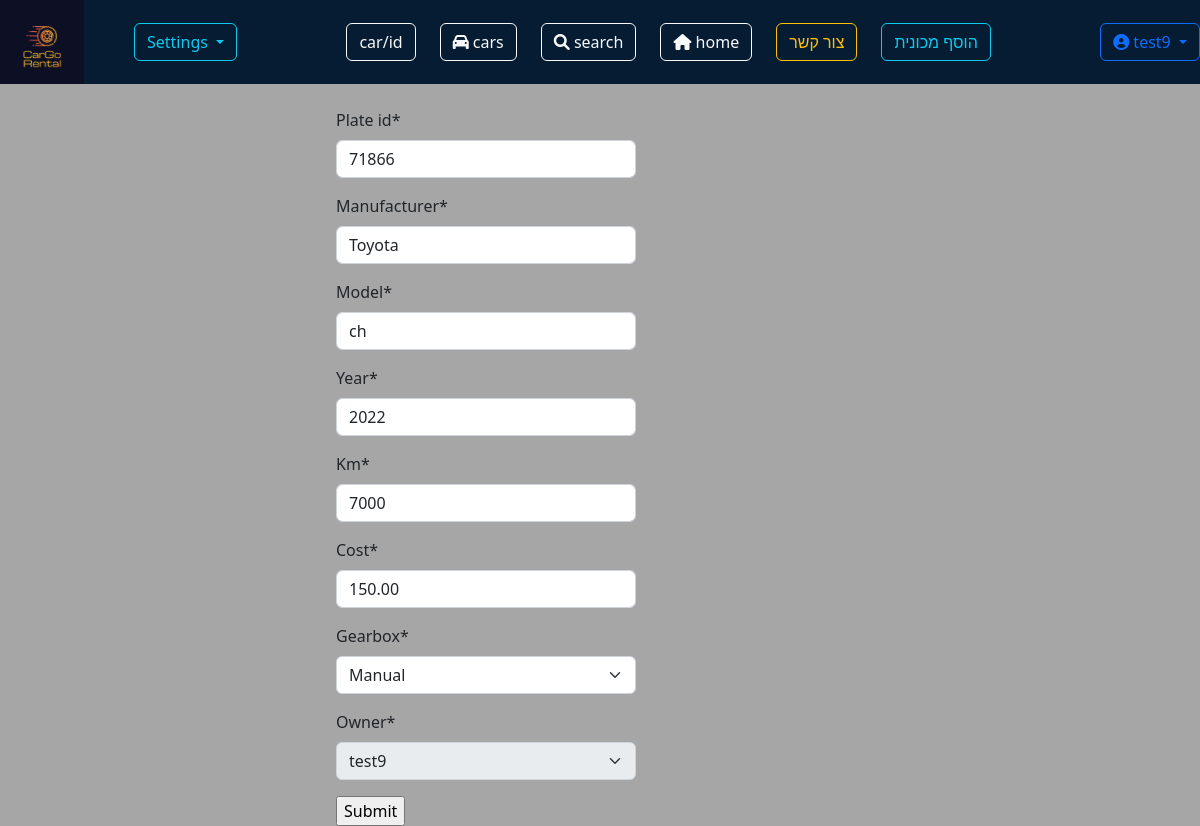
Screenshot of /car/update/27 (signed in) with the database file from the repository.
### my_app/models.py (models this page shows, shortened)
class Person(AbstractUser):
    person_id = models.CharField(max_length=255, unique=True, null=True, blank=True)
    phone_number = models.BigIntegerField(null=True, blank=True)
    city = models.CharField(max_length=255,null=True, blank=True)
    age = models.PositiveIntegerField(null=True, blank=True)
    groups = models.ManyToManyField(
        'auth.Group',
        blank=True,
        related_name='person_set',
        related_query_name='person',
    )
    user_permissions = models.ManyToManyField(
        'auth.Permission',
        blank=True,
        related_name='person_set',
        related_query_name='person',
    )
    def __str__(self):
        return f"{self.username}"

class Car(models.Model):
    plate_id = models.CharField(unique=True, max_length=255)
    manufacturer = models.CharField(max_length=255)
    model = models.CharField(max_length=255)
    year = models.PositiveIntegerField()
    km = models.PositiveIntegerField()
    cost = models.DecimalField(max_digits=10, decimal_places=2)
    gearbox = models.CharField(max_length=255)
    owner = models.ForeignKey(Person, on_delete=models.CASCADE)

### my_app/views.py (the view)
# urls.py: path('car/update/<int:car_id>', views.update_car, name='update_cars'),
def update_car(request, car_id):
    car = get_object_or_404(Car, id=car_id)
    user = request.user
    if car.owner != user:
        return render(request=request, template_name='nicetry.html', context={})
    if request.method == 'POST':
        form = CarForm(request.POST, instance=car)
        form.fields['owner'].disabled = True
        form.initial['owner'] = car.owner
        if form.is_valid():
            form.save()
            return redirect('base')
    else:
        form = CarForm(instance=car)
        form.fields['owner'].disabled = True
        form.initial['owner'] = car.owner
    return render(request, template_name='form.html', context={'form': form})

### my_app/forms.py
class CarForm(forms.ModelForm):
    plate_id = forms.CharField(required=True, validators=[RegexValidator(r"^\d{7,9}$", message= "7-9 digits number")])
    cost = forms.FloatField(required=True, min_value=0, max_value=9999)
    manufacturer = forms.CharField(max_length=40, required=True)
    model = forms.CharField(max_length=40, required=True)
    year = forms.IntegerField(min_value=1800, max_value=date.today().year)
    km = forms.IntegerField(min_value=0, max_value=999999)
    gearbox = forms.ChoiceField(choices=[
        ("Automatic", "Automatic"),
        ('Manual', 'Manual'),
        ('Tiptronic', 'Tiptronic'),
    ])
    class Meta:
        model = Car
        fields = '__all__'

### my_app/templates/form.html (shortened to what this page needs)
{% extends 'base.html' %}
{% load static %}
{% load crispy_forms_tags %}
{% block content %}
<form action="" method="POST" style="width:25%; margin: 0% 0% 0% 28%;">
{{ form | crispy }}
<input type="submit">
</form>
{% endblock content %}

### my_app/templates/base.html (shortened to what this page needs)
{% load static %}
<!DOCTYPE html>
<html>
<head>
    <link rel="stylesheet" href="https://cdn.jsdelivr.net/npm/bootstrap@5.2.3/dist/css/bootstrap.min.css">
    <link rel="stylesheet" href="https://cdnjs.cloudflare.com/ajax/libs/font-awesome/6.0.0-beta3/css/all.min.css" />
    <link rel="stylesheet" href="{%static '/css/style.css'%}">
</head>
<body style="background-color: #a6a6a6; overflow-x:hidden;">
    <div class="options-bar">
      <div class="left-buttons">
        <img src="{%static '/photos/CARGOLOGO.png'%}" width="84">
      <div class="btn-group">
          <button type="button" class="btn btn-outline-info dropdown-toggle" data-toggle="dropdown" aria-haspopup="true" aria-expanded="false">
            Settings
          </button>
        </div>
      </div>
      <div class="middle-buttons">
        <a class="btn btn-outline-light" href="{% url 'carid' %}"> car/id </a>
        <a class="btn btn-outline-light" href="/cars">   <i class="fas fa-car"></i> cars </a>
        <a class="btn btn-outline-light" href="/search"> <i class="fa-sharp fa-solid fa-magnifying-glass"></i> search </a>
        <a class="btn btn-outline-light" href="/base"> <i class="fa-sharp fa-solid fa-house"></i> home </a>
        <a class="btn btn-outline-warning" href="/contact"> צור קשר </a>
        {% if user.is_authenticated %}
        <a class="btn btn-outline-info" href="/car/add"> הוסף מכונית </a>
        {% endif %}
      </div>
      <div class="right-buttons">
        {%if not user.is_authenticated %}
      <a class="btn btn-outline-light"  href="/login"> Log in </a>
      <a class="btn btn-outline-light" href="/signup">Sign up</a>
        {% elif user.is_authenticated %}
        <div class="dropdown">
          <button class="btn btn-outline-primary dropdown-toggle" type="button" id="dropdownMenuButton" data-bs-toggle="dropdown" aria-expanded="false">
            <i class="fa-duotone fa-circle-user fa"></i> {{user.username}}
          </button>
        </div>
        {% endif %}
    </div>
     </div>
<br>
   {% block content%}
   {% endblock content%}
</body>
</html>

### my_app/static/css/style.css (style rules this page uses)
.options-bar { display: flex; justify-content: space-between; align-items: center; background-color: #051c33 ; }
.left-buttons { display: flex; align-items: center; }
.left-buttons img { margin-right: 50px; }
.middle-buttons { flex-grow: 1; display: flex; justify-content: center; gap: 24px; }
.right-buttons { display: flex; align-items: center; margin-left: auto; }

### rows the page displays
Person: username "test9"
Car: plate_id "71866", manufacturer "Toyota", model "ch", year "2022", km "7000", cost "150.00", gearbox "Manual", owner "test9"
